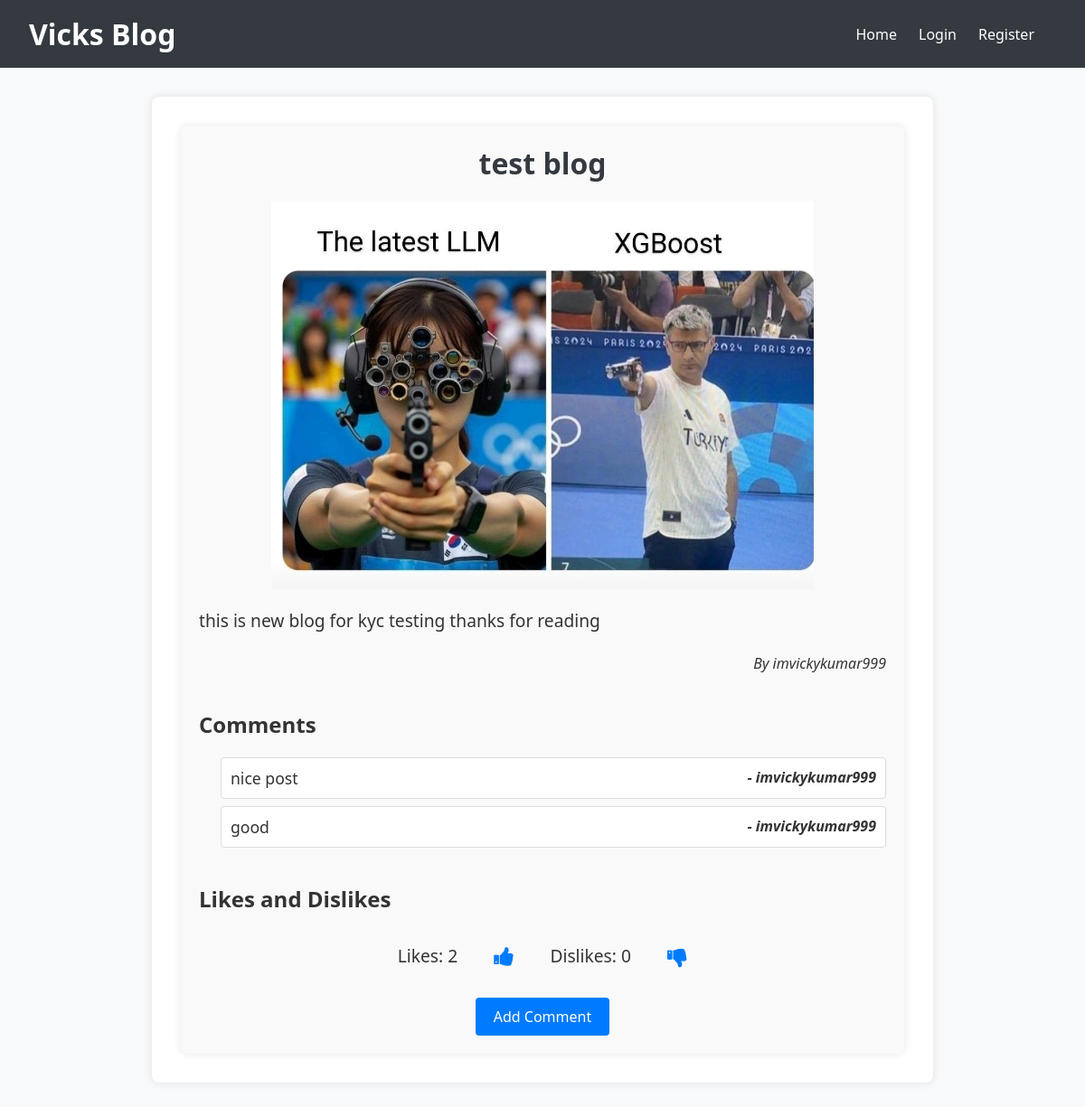
The app's page /blog/post/1/, older data.
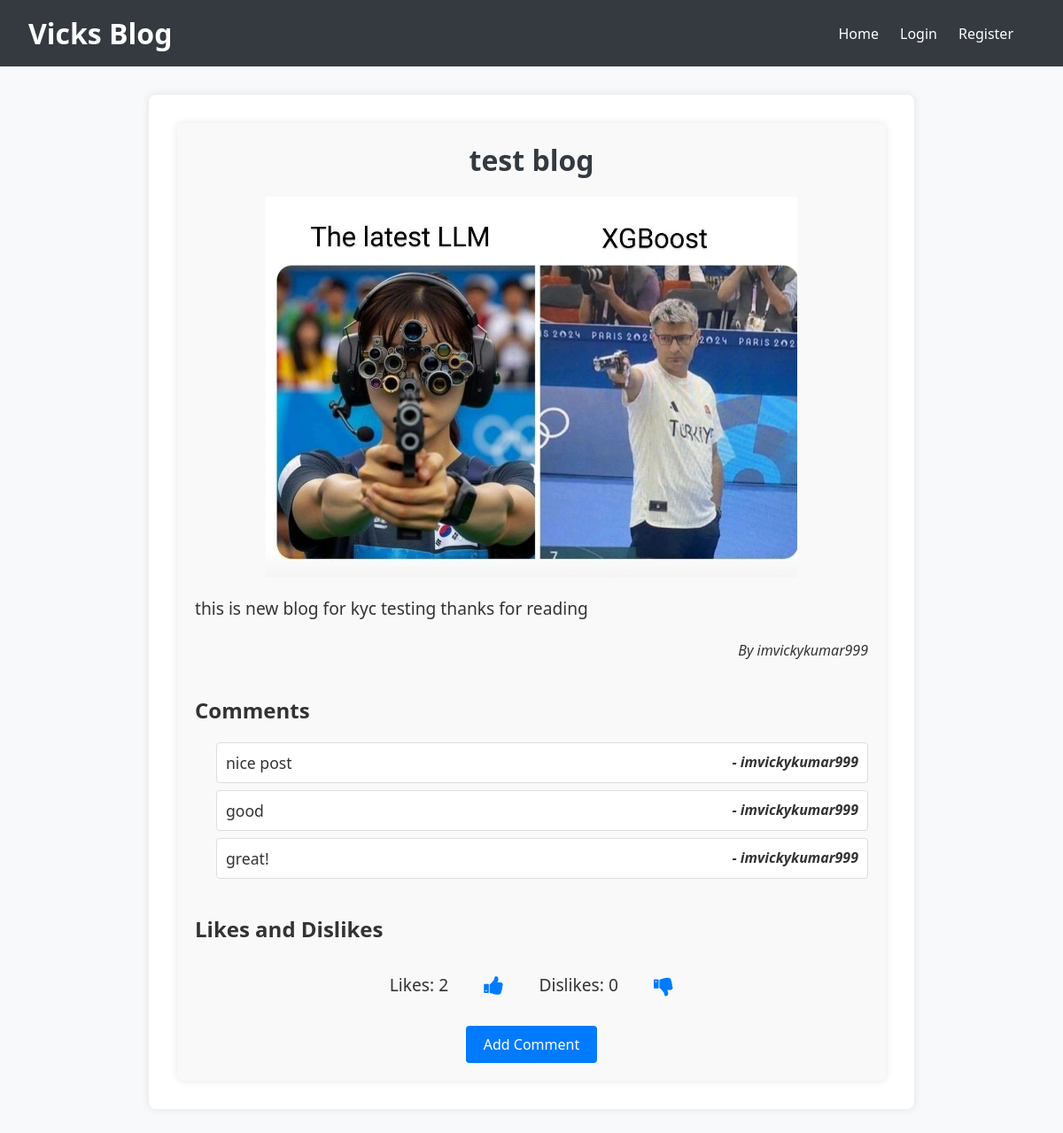
The same page, newer data.
### blog/models.py (models this page shows, shortened)
class Post(models.Model):
    title = models.CharField(max_length=200)
    content = RichTextField()  # Use RichTextField for CKEditor
    created_at = models.DateTimeField(auto_now_add=True)
    updated_at = models.DateTimeField(auto_now=True)
    image = models.ImageField(upload_to='blog_images/', blank=True, null=True)
    author = models.ForeignKey(User, on_delete=models.CASCADE)

class Comment(models.Model):
    post = models.ForeignKey(Post, related_name='comments', on_delete=models.CASCADE)
    user = models.ForeignKey(User, on_delete=models.CASCADE)
    content = models.TextField()
    created_at = models.DateTimeField(auto_now_add=True)

### blog/views.py (the view)
# urls.py: path('post/<int:pk>/', views.post_detail, name='post_detail'),
def post_detail(request, pk):
    post = get_object_or_404(Post, pk=pk)
    likes_count = post.likes_dislikes.filter(is_like=True).count()
    dislikes_count = post.likes_dislikes.filter(is_like=False).count()
    context = {
        'post': post,
        'likes_count': likes_count,
        'dislikes_count': dislikes_count,
    }
    return render(request, 'blog/post_detail.html', context)

### blog/templates/blog/post_detail.html (shortened to what this page needs)
{% extends "blog/base_generic.html" %}
{% block content %}
<div class="post-detail-container">
    <h2 class="post-title">{{ post.title }}</h2>
    {% if post.image %}
        <img src="{{ post.image.url }}" alt="{{ post.title }}" class="post-image">
    {% endif %}
    <p class="post-content">{{ post.content|safe }}</p>
    <p class="post-author">By {{ post.author.username }}</p>
    <h3 class="comments-title">Comments</h3>
    <ul class="comments-list">
        {% for comment in post.comments.all %}
            <li class="comment-item">
                <div class="comment-content">{{ comment.content }}</div>
                <div class="comment-author">- {{ comment.user.username }}</div>
            </li>
        {% endfor %}
    </ul>
    <h3 class="likes-dislikes-title">Likes and Dislikes</h3>
    <div class="likes-dislikes-container">
        <span class="likes-count">Likes: {{ likes_count }}</span>
        <a href="{% url 'like_post' post.pk %}" class="icon-link"><i class="fa fa-thumbs-up"></i></a>
        <span class="dislikes-count">Dislikes: {{ dislikes_count }}</span>
        <a href="{% url 'dislike_post' post.pk %}" class="icon-link"><i class="fa fa-thumbs-down"></i></a>
    </div>
    <div class="actions">
        <a href="{% url 'add_comment' post.pk %}" class="action-link">Add Comment</a>
    </div>
</div>
<link rel="stylesheet" href="https://cdnjs.cloudflare.com/ajax/libs/font-awesome/4.7.0/css/font-awesome.min.css">
{% endblock %}

### blog/templates/blog/base_generic.html (shortened to what this page needs)
<!DOCTYPE html>
<html>
<head>
</head>
<body>
    <header>
        <h1>Vicks Blog</h1>
        <nav class="navbar">
            <ul>
                <li><a href="{% url 'index' %}">Home</a></li>
                {% if user.is_authenticated %}
                    <li><a href="{% url 'profile' %}">Profile</a></li>
                    <li>
                        <form id="logout-form" method="post" action="{% url 'logout' %}">
                            {% csrf_token %}
                            <button type="submit" class="logout-btn">Logout</button>
                        </form>
                    </li>
                {% else %}
                    <li><a href="{% url 'login' %}">Login</a></li>
                    <li><a href="{% url 'signup' %}">Register</a></li>
                {% endif %}
            </ul>
        </nav>
    </header>
    <main>
        <div class="container content">
            {% block content %}
            {% endblock %}
        </div>
    </main>
</body>
</html>

### blog/templates/blog/base_generic.html (style rules this page uses)
body { font-family: 'Segoe UI', Tahoma, Geneva, Verdana, sans-serif; margin: 0; padding: 0; background-color: #f8f9fa; color: #333; }
header { background-color: #343a40; color: #fff; padding: 1rem 2rem; display: flex; justify-content: space-between; align-items: center; }
h1 { margin: 0; }
nav ul { list-style: none; padding: 0; margin: 0; display: flex; align-items: center; }
nav ul li { margin-right: 1.5rem; }
nav ul li a, nav ul li button { color: #fff; text-decoration: none; background: none; border: none; cursor: pointer; font-size: 1rem; }
main { padding: 2rem; }
.container { max-width: 800px; margin: 0 auto; background-color: #fff; padding: 2rem; border-radius: 0.5rem; box-shadow: 0 0 10px rgba(0, 0, 0, 0.1); }
.container h2 { margin-top: 0; }
.navbar { display: flex; justify-content: flex-end; align-items: center; }
.content h2 { font-size: 2rem; color: #343a40; }
.content ul { padding-left: 1.5rem; }
.content ul li { margin-bottom: 0.5rem; }

### blog/templates/blog/post_detail.html (style rules this page uses)
.post-detail-container { max-width: 800px; margin: 0 auto; padding: 20px; background-color: #f9f9f9; border-radius: 8px; box-shadow: 0 0 10px rgba(0, 0, 0, 0.1); }
.post-title { text-align: center; font-size: 2em; margin-bottom: 20px; }
.post-image { width: 100%; max-width: 600px; height: auto; display: block; margin: 20px auto; }
.post-content { font-size: 1.2em; line-height: 1.6; margin: 20px 0; }
.post-author { font-style: italic; text-align: right; margin-bottom: 40px; }
.comments-title, .likes-dislikes-title { font-size: 1.5em; margin-top: 40px; margin-bottom: 20px; }
.comments-list { list-style-type: none; padding: 0; margin-bottom: 40px; }
.comment-item { display: flex; justify-content: space-between; background-color: #fff; padding: 10px; border: 1px solid #ddd; border-radius: 4px; margin-bottom: 10px; }
.comment-content { font-size: 1.1em; }
.comment-author { font-weight: bold; font-style: italic; text-align: right; }
.likes-dislikes-container { display: flex; align-items: center; justify-content: center; gap: 20px; margin-bottom: 20px; }
.likes-count, .dislikes-count { font-size: 1.2em; margin: 0 10px; }
.icon-link { font-size: 1.5em; color: #007bff; text-decoration: none; padding: 10px; }
.actions { display: flex; justify-content: center; margin-top: 20px; }
.action-link { background-color: #007bff; color: white; padding: 10px 20px; text-decoration: none; border-radius: 4px; transition: background-color 0.3s; }

Row changes from the older to the newer data that the page shows:
added Comment: content "great!", user.username "imvickykumar999"
